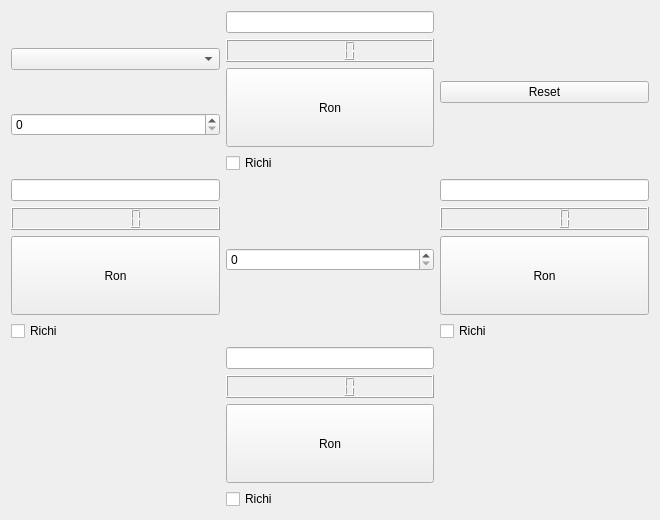
<?xml version="1.0" encoding="UTF-8"?>
<ui version="4.0">
 <class>Form</class>
 <widget class="QWidget" name="Form">
  <property name="geometry">
   <rect>
    <x>0</x>
    <y>0</y>
    <width>660</width>
    <height>520</height>
   </rect>
  </property>
  <property name="windowTitle">
   <string>Form</string>
  </property>
  <property name="styleSheet">
   <string notr="true"/>
  </property>
  <layout class="QVBoxLayout" name="verticalLayout">
   <item>
    <layout class="QGridLayout" name="gridLayout">
     <item row="2" column="1">
      <layout class="QVBoxLayout" name="verticalLayout_5">
       <item>
        <widget class="QLineEdit" name="player_south">
         <property name="text">
          <string/>
         </property>
        </widget>
       </item>
       <item>
        <widget class="QLCDNumber" name="player_south_point">
         <property name="value" stdset="0">
          <double>0.000000000000000</double>
         </property>
        </widget>
       </item>
       <item>
        <widget class="QPushButton" name="southPB">
         <property name="sizePolicy">
          <sizepolicy hsizetype="Minimum" vsizetype="Expanding">
           <horstretch>0</horstretch>
           <verstretch>0</verstretch>
          </sizepolicy>
         </property>
         <property name="text">
          <string>Ron</string>
         </property>
        </widget>
       </item>
       <item>
        <widget class="QCheckBox" name="south_richi">
         <property name="text">
          <string>Richi</string>
         </property>
        </widget>
       </item>
      </layout>
     </item>
     <item row="1" column="0">
      <layout class="QVBoxLayout" name="verticalLayout_4">
       <item>
        <widget class="QLineEdit" name="player_west">
         <property name="text">
          <string/>
         </property>
        </widget>
       </item>
       <item>
        <widget class="QLCDNumber" name="player_west_point">
         <property name="sizePolicy">
          <sizepolicy hsizetype="Minimum" vsizetype="Minimum">
           <horstretch>2</horstretch>
           <verstretch>0</verstretch>
          </sizepolicy>
         </property>
         <property name="value" stdset="0">
          <double>0.000000000000000</double>
         </property>
        </widget>
       </item>
       <item>
        <widget class="QPushButton" name="westPB">
         <property name="sizePolicy">
          <sizepolicy hsizetype="Minimum" vsizetype="Expanding">
           <horstretch>0</horstretch>
           <verstretch>0</verstretch>
          </sizepolicy>
         </property>
         <property name="text">
          <string>Ron</string>
         </property>
        </widget>
       </item>
       <item>
        <widget class="QCheckBox" name="west_richi">
         <property name="text">
          <string>Richi</string>
         </property>
        </widget>
       </item>
      </layout>
     </item>
     <item row="0" column="1">
      <layout class="QVBoxLayout" name="westplayer">
       <item>
        <widget class="QLineEdit" name="player_north">
         <property name="text">
          <string/>
         </property>
        </widget>
       </item>
       <item>
        <widget class="QLCDNumber" name="player_north_point">
         <property name="value" stdset="0">
          <double>0.000000000000000</double>
         </property>
         <property name="intValue" stdset="0">
          <number>0</number>
         </property>
        </widget>
       </item>
       <item>
        <widget class="QPushButton" name="northPB">
         <property name="sizePolicy">
          <sizepolicy hsizetype="Minimum" vsizetype="Expanding">
           <horstretch>0</horstretch>
           <verstretch>0</verstretch>
          </sizepolicy>
         </property>
         <property name="text">
          <string>Ron</string>
         </property>
        </widget>
       </item>
       <item>
        <widget class="QCheckBox" name="north_richi">
         <property name="text">
          <string>Richi</string>
         </property>
        </widget>
       </item>
      </layout>
     </item>
     <item row="1" column="2">
      <layout class="QVBoxLayout" name="verticalLayout_3">
       <item>
        <widget class="QLineEdit" name="player_east">
         <property name="text">
          <string/>
         </property>
        </widget>
       </item>
       <item>
        <widget class="QLCDNumber" name="player_east_point">
         <property name="value" stdset="0">
          <double>0.000000000000000</double>
         </property>
        </widget>
       </item>
       <item>
        <widget class="QPushButton" name="eastPB">
         <property name="sizePolicy">
          <sizepolicy hsizetype="Minimum" vsizetype="Expanding">
           <horstretch>0</horstretch>
           <verstretch>0</verstretch>
          </sizepolicy>
         </property>
         <property name="text">
          <string>Ron</string>
         </property>
        </widget>
       </item>
       <item>
        <widget class="QCheckBox" name="east_richi">
         <property name="enabled">
          <bool>true</bool>
         </property>
         <property name="text">
          <string>Richi</string>
         </property>
        </widget>
       </item>
      </layout>
     </item>
     <item row="0" column="0">
      <layout class="QHBoxLayout" name="horizontalLayout">
       <item>
        <layout class="QVBoxLayout" name="verticalLayout_2">
         <item>
          <widget class="QComboBox" name="current_oya"/>
         </item>
         <item>
          <widget class="QSpinBox" name="round_count"/>
         </item>
        </layout>
       </item>
      </layout>
     </item>
     <item row="1" column="1">
      <layout class="QVBoxLayout" name="verticalLayout_6">
       <item>
        <widget class="QSpinBox" name="pon"/>
       </item>
      </layout>
     </item>
     <item row="0" column="2">
      <layout class="QHBoxLayout" name="horizontalLayout_2">
       <item>
        <widget class="QPushButton" name="reset">
         <property name="text">
          <string>Reset</string>
         </property>
        </widget>
       </item>
      </layout>
     </item>
    </layout>
   </item>
  </layout>
 </widget>
 <tabstops>
  <tabstop>player_north</tabstop>
  <tabstop>westPB</tabstop>
  <tabstop>northPB</tabstop>
  <tabstop>player_south</tabstop>
  <tabstop>southPB</tabstop>
  <tabstop>player_west</tabstop>
  <tabstop>player_east</tabstop>
  <tabstop>eastPB</tabstop>
 </tabstops>
 <resources/>
 <connections/>
</ui>
